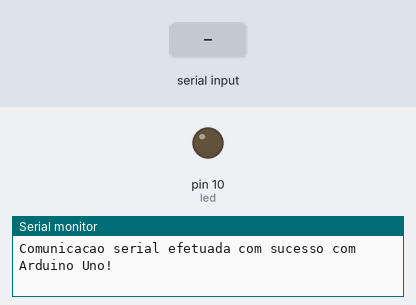
The sketch below on a simulated Arduino Uno, built with avr-gcc and run on an emulated ATmega328P. Shown: output pins drawn as LEDs (lit = HIGH), the last lines printed to the serial monitor. The inputs (shaded band) are chosen by the test bench.

Above: at 1.2 s.
1.3 s: "L" received over Serial
At 2.5 s:
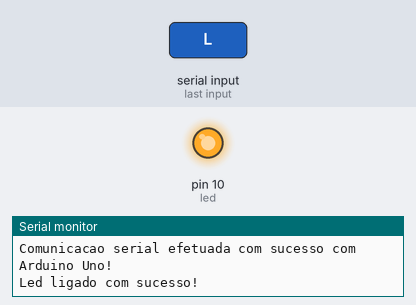
2.8 s: "D" received over Serial
At 3.8 s:
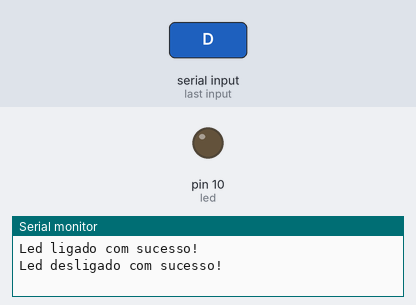
Timing chart, 0 to 5.8 s (numbered marks = the images above; inputs shaded):
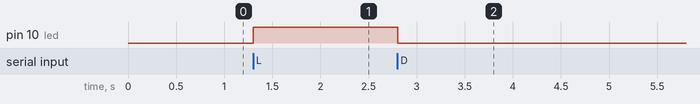

Measured:
- after the input at 1.3 s, pin 10 (led): LOW → HIGH at once
- after the input at 2.8 s, pin 10 (led): HIGH → LOW at once

The sketch:

Serial.ino
```cpp
int led = 10;
int brightness = 0;
int fadeAmount = 5;


void setup()
{
  pinMode(led, OUTPUT);
  Serial.begin(9600);

  Serial.println("Comunicacao serial efetuada com sucesso com Arduino Uno!");
}

void loop()
{
  char resultadoSerial = Serial.read();

  if(resultadoSerial == 'L')
  {
      digitalWrite(led,HIGH);
      Serial.println("Led ligado com sucesso!");
  }
  else if(resultadoSerial == 'D')
  {
    digitalWrite(led,LOW);
    Serial.println("Led desligado com sucesso!");
  }

  delay(50);
}
```
